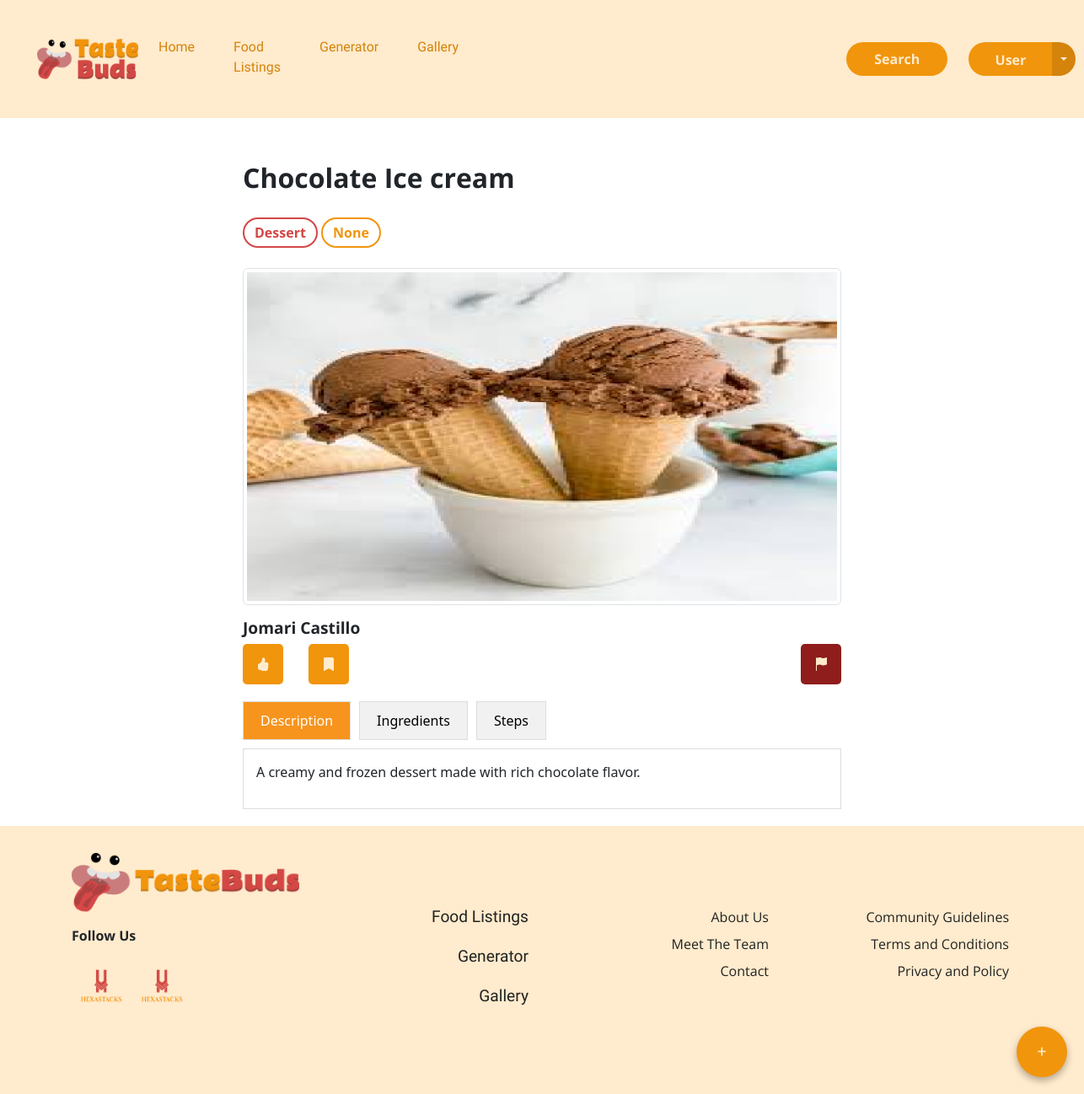
Page /users/recipeOverview.php?recipeID=5 (signed in) on the earlier database version.
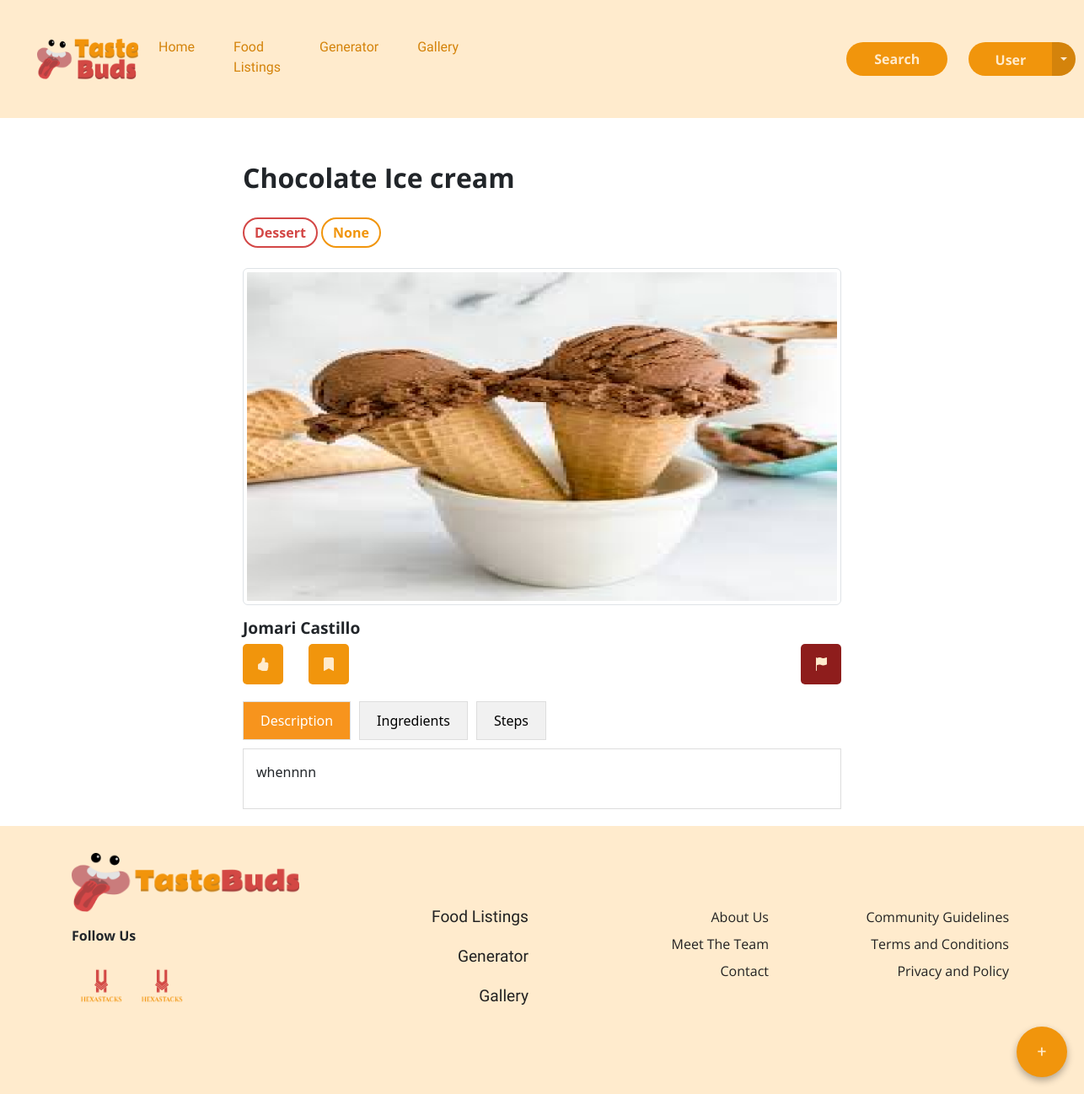
Same page on the later database version.
### tables this page shows
CREATE TABLE `recipes` (
  `recipeID` int(5) NOT NULL,
  `recipeTitle` varchar(100) NOT NULL,
  `description` varchar(600) NOT NULL,
  `ingredients` varchar(800) NOT NULL,
  `steps` varchar(5000) NOT NULL,
  `userID` int(5) NOT NULL,
  `isApproved` varchar(3) NOT NULL DEFAULT 'no',
  `createdAt` datetime NOT NULL DEFAULT current_timestamp(),
  `updatedAt` datetime DEFAULT current_timestamp(),
  `primaryCategoryID` int(1) NOT NULL,
  `subcategoryID` int(1) DEFAULT NULL
);

CREATE TABLE `primaryfoodcategories` (
  `primaryCategoryID` int(1) NOT NULL,
  `primaryCategoryName` varchar(15) NOT NULL
);

CREATE TABLE `foodsubcategories` (
  `subcategoryID` int(1) NOT NULL,
  `subcategoryName` varchar(20) NOT NULL
);

CREATE TABLE `images` (
  `imageID` int(5) NOT NULL,
  `imageURL` varchar(500) NOT NULL,
  `recipeID` int(5) DEFAULT NULL,
  `postID` int(5) DEFAULT NULL
);

CREATE TABLE `users` (
  `userID` int(5) NOT NULL,
  `firstName` varchar(50) NOT NULL,
  `lastName` varchar(50) NOT NULL,
  `email` varchar(150) NOT NULL,
  `password` varchar(50) NOT NULL,
  `role` varchar(50) NOT NULL DEFAULT 'user',
  `registeredAt` datetime NOT NULL DEFAULT current_timestamp(),
  `isRestricted` varchar(3) NOT NULL DEFAULT 'no'
);

### connect.php (called while the page is built, shortened)
<?php
function executeQuery($query)
{
	$conn = $GLOBALS['conn'];
	return mysqli_query($conn, $query);
}
?>

### users/recipeOverview.php (the view, shortened to what this page needs)
<?php
include("../connect.php");
$recipeID = isset($_GET['recipeID']) ? (int) $_GET['recipeID'] : 0;
$queryOverviewRecipe = "
    SELECT recipes.recipeID, recipes.recipeTitle, recipes.description, recipes.ingredients, recipes.steps,
           recipes.isApproved, recipes.createdAt, recipes.updatedAt,
           users.firstName, users.lastName,
           images.imageURL,
           primaryfoodcategories.primaryCategoryName,
           foodSubcategories.subcategoryName
    FROM recipes
    LEFT JOIN users ON users.userID = recipes.userID
    LEFT JOIN images ON images.recipeID = recipes.recipeID
    LEFT JOIN primaryfoodcategories ON primaryfoodcategories.primaryCategoryID = recipes.primaryCategoryID
    LEFT JOIN foodSubcategories ON foodSubcategories.subcategoryID = recipes.subcategoryID
    WHERE recipes.recipeID = $recipeID
";
$resultOverviewRecipe = executeQuery($queryOverviewRecipe);
?>
<!DOCTYPE html>
<html lang="en">
<head>
  <link href="https://cdn.jsdelivr.net/npm/bootstrap@5.3.3/dist/css/bootstrap.min.css" rel="stylesheet"
 />
  <link href="https://cdn.jsdelivr.net/npm/bootstrap-icons/font/bootstrap-icons.css" rel="stylesheet">
  <link rel="stylesheet" href="../shared/assets/css/recipeOverview.css" />
  <link rel="stylesheet" href="../shared/assets/css/style.css" />
</head>
<body>
  <?php include("../shared/components/navbar.php") ?>
  <div class="container-recipe">
    <?php
    if (mysqli_num_rows($resultOverviewRecipe) > 0) {
      while ($recipeOverview = mysqli_fetch_assoc($resultOverviewRecipe)) {
        ?>
        <div class="col">
          <h2 class="recipe-title-view"><?php echo htmlspecialchars($recipeOverview['recipeTitle']); ?></h2>
          <span
            class="primary-category rounded-pill"><?php echo htmlspecialchars($recipeOverview['primaryCategoryName']); ?></span>
          <span class="sub-category rounded-pill"><?php echo htmlspecialchars($recipeOverview['subcategoryName']); ?></span>
          <img src="../shared/assets/image/content-image/<?php echo $recipeOverview['imageURL']; ?>"
            class="img-thumbnail recipe-image" alt="Recipe Image" />
          <div class="col name-edit">
            <h6 class="name">
              <?php echo htmlspecialchars($recipeOverview['firstName'] . ' ' . $recipeOverview['lastName']); ?>
            </h6>
          </div>
          <div class="row buttons">
            <div class="button-col-6">
              <button class="btn-like"><i class="bi bi-hand-thumbs-up-fill"
                  style="color: var(--clr-light-orange)"></i></button>
              <button class="btn-bookmark"><i class="bi bi-bookmark-fill"
                  style="color: var(--clr-light-orange)"></i></button>
              <button class="btn-report" data-bs-toggle="modal" data-bs-target="#reportModal"
                data-recipe-id="<?php echo htmlspecialchars($recipeOverview['recipeID']); ?>">
                <i class="bi bi-flag-fill" style="color: var(--clr-light-orange)"></i>
              </button>
            </div>
          </div>
          <div class="tab-container">
            <div class="tab-links">
              <button class="tablink" onclick="openTab(event, 'Description')">Description</button>
              <button class="tablink" onclick="openTab(event, 'Ingredients')">Ingredients</button>
              <button class="tablink" onclick="openTab(event, 'Steps')">Steps</button>
            </div>
            <div id="Description" class="tab-content">
              <p><?php echo htmlspecialchars($recipeOverview['description']); ?></p>
            </div>
          </div>
        </div>
      </div>
      <?php
      }
    } else {
      ?>
    <p>No recipes found.</p>
    <?php
    }
    ?>
  <?php include '../shared/components/footer.php'; ?>
</body>
</html>

Differences in the rows shown:
changed recipes "Chocolate Ice cream": description "A creamy and frozen dessert made with rich chocolate flavor." → "whennnn"
